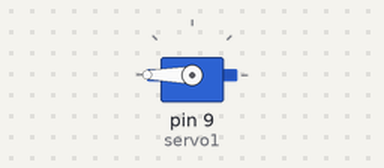
Recording of a sketch running on a simulated Arduino Uno, built with avr-gcc and run on an emulated ATmega328P. Shown: servo.

Above: at 0.05 s.
Timing chart, 0 to 4.6 s (numbered marks = the images above):
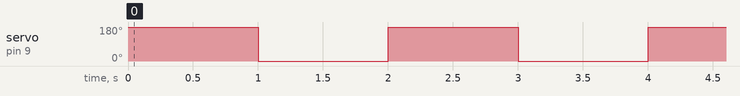

The sketch:

biblioteca_servo.ino
```cpp
/**
 * USO DE BIBLIOTECAS (SERVO)
 * @author RAFAEL OLIVEIRA DE SOUZA
 */

 #include <Servo.h>
 Servo servo1;
void setup() {
  servo1.attach(9);
}

void loop() {
  servo1.write(180);
  delay(1000);
  servo1.write(0);
  delay(1000);

}
```

Measured:
- by itself, servo on pin 9 (servo1): alternates 180° for 1.0 s and 0° for 1.0 s
